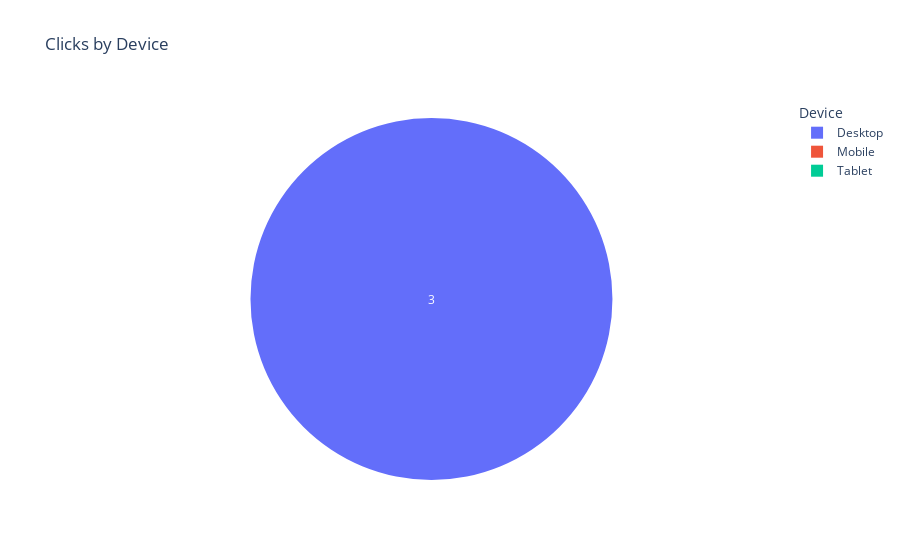

Notebook code for this chart:
### Markdown cell above
### Process 1D (Output 1) Pie Chart for Clicks by Device Type

### Code cell
def plot_clicks_by_device(output_folder=".", save_charts=False):

    # Process
    fig = px.pie(
        df_devices,
        names="Device",
        values="Clicks",
        title="Clicks by Device",
        hole=0,  
    )
    
    fig.update_traces(
        textinfo='value',  
        textposition='inside',
        pull=[0.05]*len(df_devices),  
        insidetextorientation='auto',
        showlegend=True
    )

    fig.update_layout(
        uniformtext_minsize=12,
        uniformtext_mode='hide',
        legend_title_text="Device",
    )
    
    # Print Results
    fig.show()

    # Save Chart
    if save_charts:
        os.makedirs(output_folder, exist_ok=True)
        file_path = os.path.join(output_folder, "12_GSC_Clicks_By_Device.png")
        fig.write_image(file_path)
        print(f"Saved to {file_path}")

plot_clicks_by_device(output_folder="Output", save_charts=True)

# Process Powerpoint
slide10 = ppt.slides[9]
for shape in slide10.shapes:
    if not shape.has_text_frame:
        continue
    for paragraph in shape.text_frame.paragraphs:
        for run in paragraph.runs:
            if "Website" in run.text:
                text = run.text
                text = text.replace("Website", ppt_website)
                run.text = text
image_path = os.path.join(output_folder, "12_GSC_Clicks_By_Device.png")
left = Inches(1)  
top = Inches(1.5)    
width = Inches(6) 
height = Inches(4)
for shape in list(slide10.shapes):
    if shape.shape_type == MSO_SHAPE_TYPE.PICTURE:
        slide10.shapes._spTree.remove(shape._element)
pic = slide10.shapes.add_picture(image_path, left, top, width=width, height=height)

### Figure 1 — Plotly figure (JSON) as saved in the notebook; plotly's stock layout.template omitted (floating-point values rounded to 4 significant figures)
{"data": [{"domain": {"x": [0, 1], "y": [0, 1]}, "hole": 0, "hovertemplate": "Device=%{label}<br>Clicks=%{value}<extra></extra>", "insidetextorientation": "auto", "labels": ["Desktop", "Mobile", "Tablet"], "legendgroup": "", "name": "", "pull": [0.05, 0.05, 0.05], "showlegend": true, "textinfo": "value", "textposition": "inside", "type": "pie", "values": [3, 0, 0]}], "layout": {"autosize": true, "legend": {"title": {"text": "Device"}, "tracegroupgap": 0}, "title": {"text": "Clicks by Device"}, "uniformtext": {"minsize": 12, "mode": "hide"}}}
